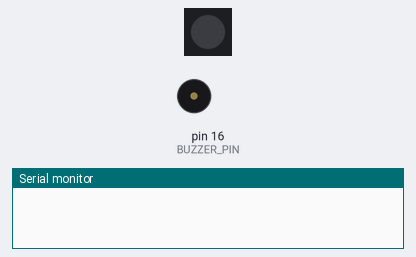
Recording of a sketch running on a simulated Arduino Uno, built with avr-gcc and run on an emulated ATmega328P. On the bench: 1 RGB LEDs in strip order, left to right, buzzer (waves = sounding), the last lines printed to the serial monitor.

Above: at 0.1 s.
At 2.1 s:
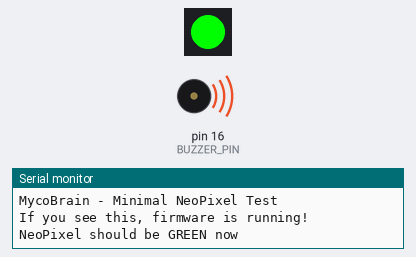
At 2.9 s:
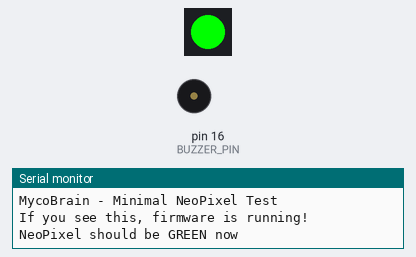
Timing chart, 0 to 4.4 s (numbered marks = the images above):
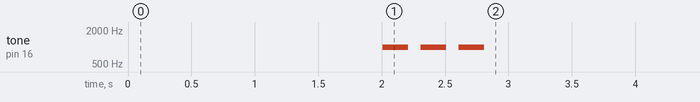

The sketch:

MycoBrain_Test_Arduino.ino
```cpp
#include <Arduino.h>
#include <NeoPixelBus.h>

#define NEOPIXEL_PIN 15
#define BUZZER_PIN 16

NeoPixelBus<NeoGrbFeature, Neo800KbpsMethod> strip(1, NEOPIXEL_PIN);

void setup() {
  Serial.begin(115200);
  delay(2000);

  Serial.println("\n\nMycoBrain - Minimal NeoPixel Test");
  Serial.println("If you see this, firmware is running!");
  Serial.flush();

  // Initialize NeoPixel
  strip.Begin();
  strip.Show();

  // Turn NeoPixel GREEN
  strip.SetPixelColor(0, RgbColor(0, 255, 0));
  strip.Show();

  Serial.println("NeoPixel should be GREEN now");
  Serial.flush();

  // Buzzer test
  pinMode(BUZZER_PIN, OUTPUT);
  for (int i = 0; i < 3; i++) {
    tone(BUZZER_PIN, 1000, 200);
    delay(300);
  }

  Serial.println("Startup jingle played!");
  Serial.println("Ready!");
  Serial.flush();
}

void loop() {
  static unsigned long lastPrint = 0;
  unsigned long now = millis();

  if (now - lastPrint >= 5000) {
    Serial.print("Alive: ");
    Serial.println(now / 1000);
    Serial.flush();
    lastPrint = now;
  }

  delay(100);
}
```
